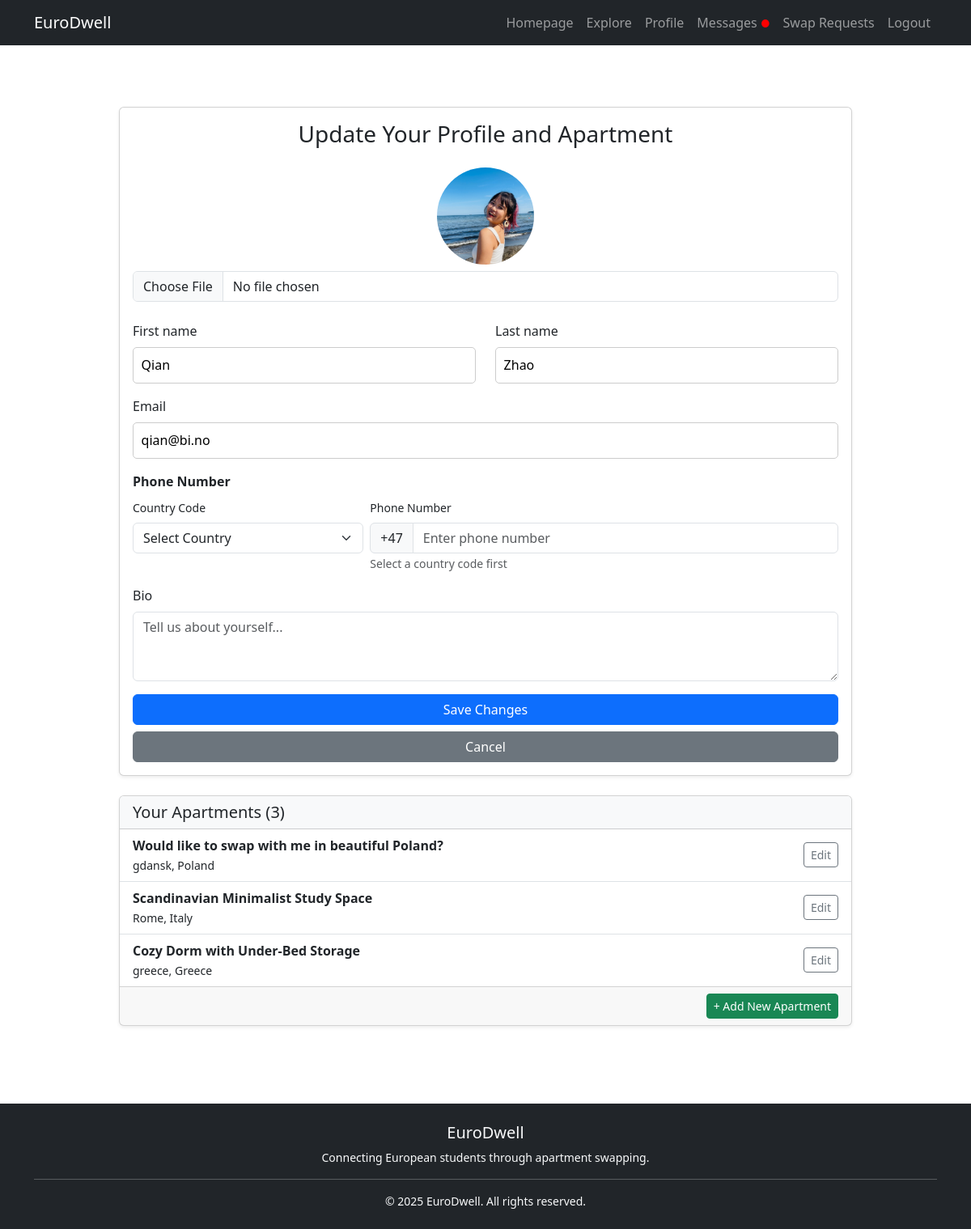
Screenshot of /profile/ (signed in) with the database file from the repository.
### app/models.py (models this page shows, shortened)
class Profile(models.Model):
    user = models.OneToOneField(User, on_delete=models.CASCADE)
    bio = models.TextField(blank=True)
    phone_number = models.CharField(max_length=20, blank=True)
    email_notifications = models.BooleanField(default=False)
    sms_notifications = models.BooleanField(default=False)
    avatar = models.ImageField(upload_to='profile_pics/', null=True, blank=True)

class Apartment(models.Model):
    user = models.ForeignKey(User, on_delete=models.CASCADE)
    title = models.CharField(max_length=200)
    description = models.TextField()
    country = models.CharField(max_length=100,default='Norway')
    city = models.CharField(max_length=100,default='Oslo')
    bedrooms = models.IntegerField(default=1)
    bathrooms = models.IntegerField(default=1)
    shared_bathroom = models.BooleanField(default=False)
    shared_kitchen = models.BooleanField(default=False)
    available_from = models.DateField(default=date.today)
    available_until = models.DateField(default=default_available_until)
    created_at = models.DateTimeField(auto_now_add=True)
    updated_at = models.DateTimeField(auto_now=True)

### app/views.py (the view, shortened to what this page needs)
# urls.py: path('profile/', views.profile, name = 'profile'),
@login_required
def profile(request):
    user_apartments = Apartment.objects.filter(user=request.user)
    eligible_swaps = SwapRequest.objects.filter(
    status="Accepted",
    swap_end_date__lt=now().date()
).filter(
    Q(requester=request.user) | Q(recipient=request.user)
)
    users_to_review = []
    if request.method == 'POST':
        form = ProfileUpdateForm(request.POST, request.FILES, instance=request.user.profile)
        if form.is_valid():
            request.user.email = form.cleaned_data.get('email')
            request.user.first_name = form.cleaned_data.get('first_name')
            request.user.last_name = form.cleaned_data.get('last_name')
            request.user.save()
            form.save()
            from django.contrib import messages
            messages.success(request, 'Your profile has been successfully updated!')
            return redirect('profile')
    else:
        form = ProfileUpdateForm(instance=request.user.profile, initial={
            'email': request.user.email,
            'first_name': request.user.first_name,
            'last_name': request.user.last_name,
        })
    return render(request, 'profile.html', {
        'form': form,
        'user_apartments': user_apartments,
        'users_to_review': users_to_review,
    })

### app/context_processors.py (called while the page is built)
def unread_message_count(request):
    if request.user.is_authenticated:
        count = Message.objects.filter(receiver=request.user, is_read=False).count()
        return {'unread_message_count': count}
    return {}

### app/templates/profile.html (shortened to what this page needs)
{% extends 'base.html' %}
{% block content %}
<div class="container py-5">
    <div class="row justify-content-center">
        <div class="col-md-10">
            <div class="card shadow-sm mb-4">
                <div class="card-body">
                    <h3 class="card-title mb-4 text-center">Update Your Profile and Apartment</h3>
                    <form method="post" enctype="multipart/form-data">
                        <div class="row mb-4 text-center">
                            <div class="col">
                                {% if user.profile.avatar %}
                                    <img id="avatar-preview" src="{{ user.profile.avatar.url }}" class="rounded-circle" style="width: 120px; height: 120px; object-fit: cover;" alt="Avatar">
                                {% else %}
                                    <div class="rounded-circle bg-secondary d-inline-flex align-items-center justify-content-center"
                                         style="width: 120px; height: 120px;">
                                        <i class="fas fa-user fa-2x text-white"></i>
                                    </div>
                                {% endif %}
                                <div class="mt-2">
                                    <input type="file" name="avatar" class="form-control">
                                </div>
                            </div>
                        </div>
                        <div class="row mb-3">
                            <div class="col-md-6">
                                <label class="form-label">{{ form.first_name.label }}</label>
                                {{ form.first_name }}
                            </div>
                            <div class="col-md-6">
                                <label class="form-label">{{ form.last_name.label }}</label>
                                {{ form.last_name }}
                            </div>
                        </div>
                        <div class="mb-3">
                            <label class="form-label">{{ form.email.label }}</label>
                            {{ form.email }}
                        </div>
                        <div class="mb-3">
                            <label class="form-label"><strong>Phone Number</strong></label>
                            <div class="row g-2">
                                <div class="col-md-4">
                                    <label for="phone_country_code" class="form-label small">Country Code</label>
                                    {{ form.phone_country_code }}
                                </div>
                                <div class="col-md-8">
                                    <label for="phone_local_number" class="form-label small">Phone Number</label>
                                    <div class="input-group">
                                        <span class="input-group-text" id="selected-country-code">+47</span>
                                        {{ form.phone_local_number }}
                                    </div>
                                    <small class="form-text text-muted" id="phone-help-text">
                                    </small>
                                </div>
                            </div>
                        </div>
                        <div class="mb-3">
                            <label class="form-label">{{ form.bio.label }}</label>
                            {{ form.bio }}
                        </div>
                        <div class="d-grid gap-2">
                            <button type="submit" class="btn btn-primary">Save Changes</button>
                            <a href="{% url 'homepage' %}" class="btn btn-secondary">Cancel</a>
                        </div>
                    </form>
                </div>
            </div>
            <div class="card shadow-sm">
                <div class="card-header bg-light">
                    <h5 class="mb-0">Your Apartments ({{ user_apartments.count }})</h5>
                </div>
                <ul class="list-group list-group-flush">
                    {% if user_apartments %}
                    {% for apartment in user_apartments %}
                    <li class="list-group-item d-flex justify-content-between align-items-center flex-column align-items-start">
                        <div class="w-100 d-flex justify-content-between align-items-center">
                            <div>
                                <strong>{{ apartment.title }}</strong><br>
                                <small>{{ apartment.city }}, {{ apartment.country }}</small>
                            </div>
                            <a href="{% url 'edit_apartment' apartment.id %}" class="btn btn-outline-secondary btn-sm">Edit</a>
                        </div>
                    </li>
                {% endfor %}
                    {% else %}
                        <li class="list-group-item text-muted">You haven't listed any apartments yet.</li>
                    {% endif %}
                </ul>
                <div class="card-footer text-end">
                    <a href="{% url 'create_apartment' %}" class="btn btn-success btn-sm">+ Add New Apartment</a>
                </div>
            </div>
        </div>
    </div>
</div>
{% endblock %}

### app/static/app/homepage.css (style rules this page uses)
form input, form textarea, form select { width: 100%; padding: 0.6rem; border: 1px solid #ccc; border-radius: 5px; }

### rows the page displays
Apartment: title "Would like to swap with me in beautiful Poland?", city "gdansk", country "Poland"
Apartment: title "Scandinavian Minimalist Study Space", city "Rome", country "Italy"
Apartment: title "Cozy Dorm with Under-Bed Storage", city "greece", country "Greece"

### other values shown
{{ user_apartments.count }} "3"
